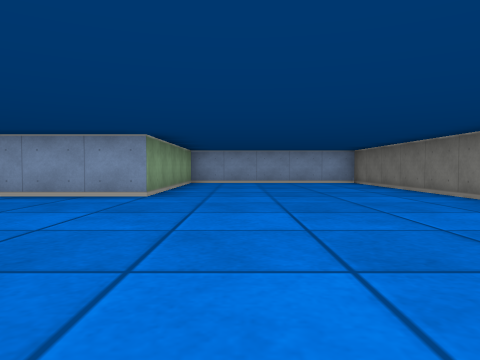
View 1 (above)

14 first-person views from a walk through a cub3D ray-caster map. The camera is about half as high as the walls, tilts 2° down and sees 70° across. The floor is counted in squares. Each view is taken from the middle of a square. On the plan, view 1 faces up. The plan holds only what a view shows up to about 9 squares ahead; the rest is blank.

View 2
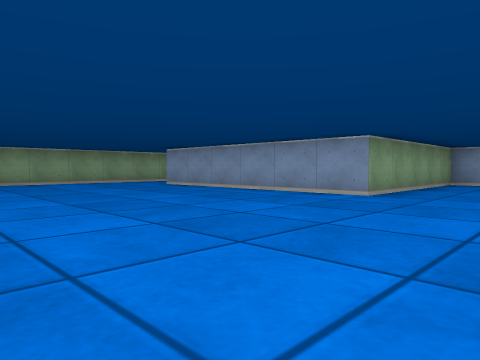

View 3
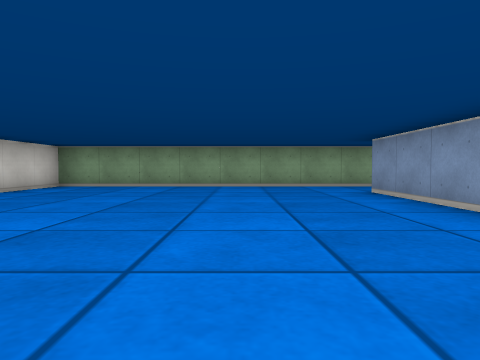

View 4
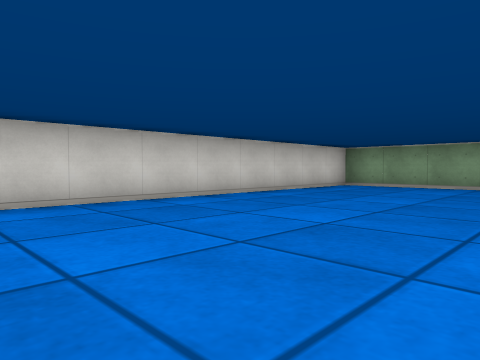

View 5
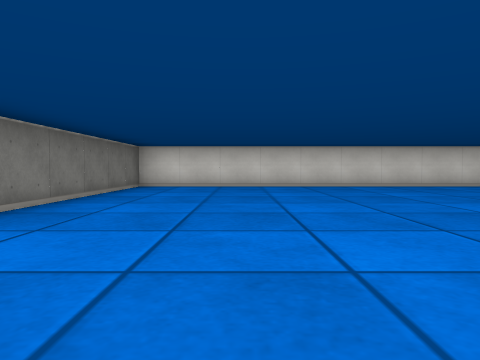

View 6
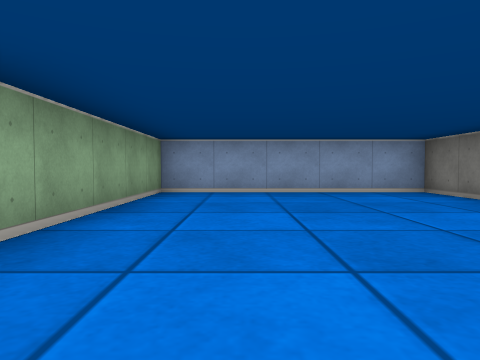

View 7
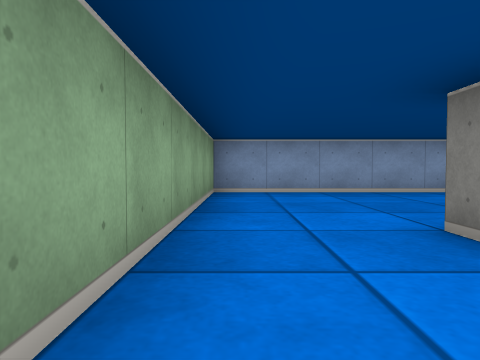

View 8
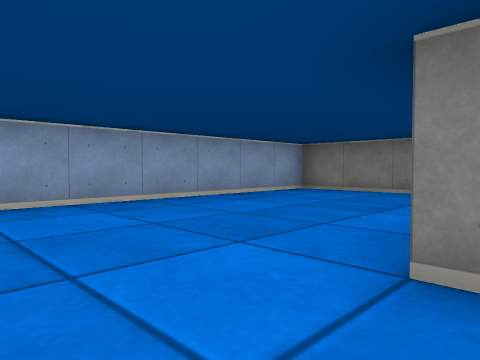

View 9
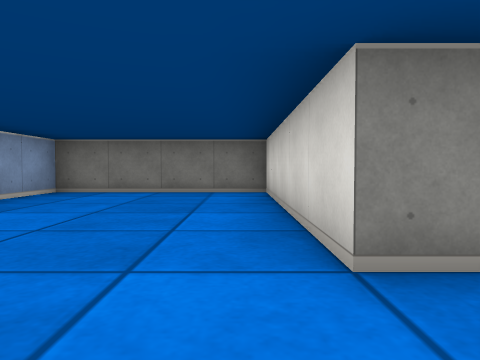

View 10
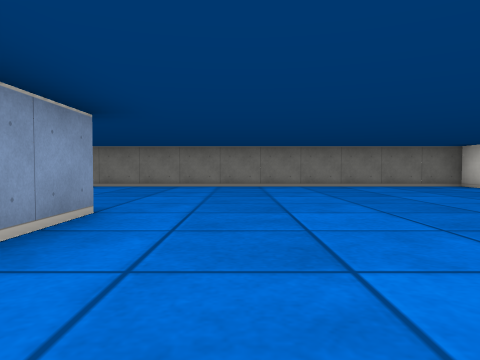

View 11
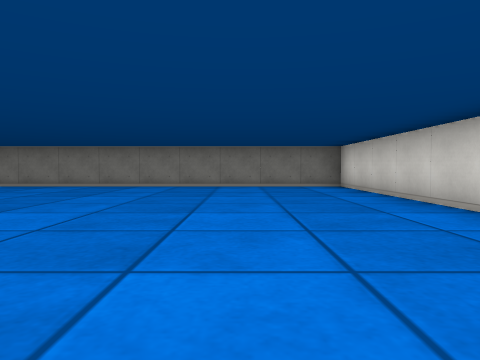

View 12
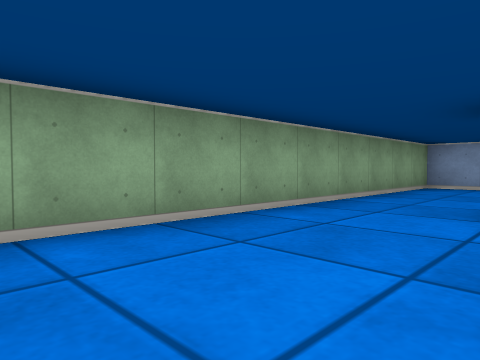

View 13
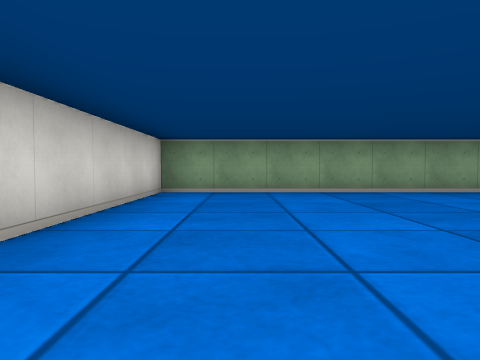

View 14
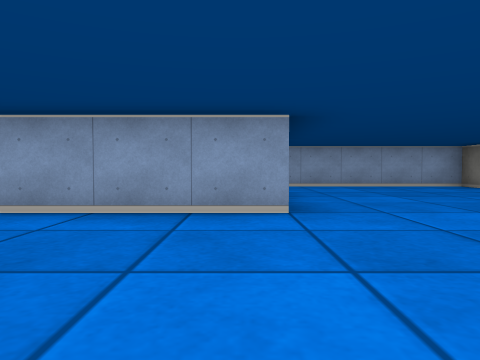

### Floor plan
Points are (right, up) in squares from view 1. A wall is a line through its corners. A room is listed if a view was taken in it or the views show most of it. See-through windows are left out.
Room 1 (views 1, 2, 3, 4, 5, 6, 7, 10, 11, 12, 13, 14)
walls: (-9.5, 5.5) (-9.5, -1.5) (3.5, -1.5) (3.5, 10.5) (-1.5, 10.5) (-1.5, 5.5) (-7.5, 5.5)
ways out: opening at (-8.5, 6) to room 2
Room 2 (views 8, 9)
walls: (-7.5, 5.9) (-7.5, 6.5) (-2.5, 6.5) (-2.5, 10.5) (-9.5, 10.5) (-9.5, 5.5)
ways out: opening at (-8.5, 6) to room 1

Where each view was taken, in squares from view 1:
view 1: 0 up, 0 right, facing up
view 2: 0 up, 1 right, facing up-left
view 3: 3 up, 1 left, facing left
view 4: 3 up, 1 left, facing down-left
view 5: 7 up, 1 right, facing down
view 6: 4 up, 0 right, facing up
view 7: 4 up, 9 left, facing up
view 8: 6 up, 9 left, facing up-right
view 9: 7 up, 9 left, facing right
view 10: 4 up, 5 left, facing right
view 11: 1 up, 5 left, facing right
view 12: 2 up, 7 left, facing up-left
view 13: 0 up, 3 left, facing left
view 14: 2 up, 2 left, facing up
